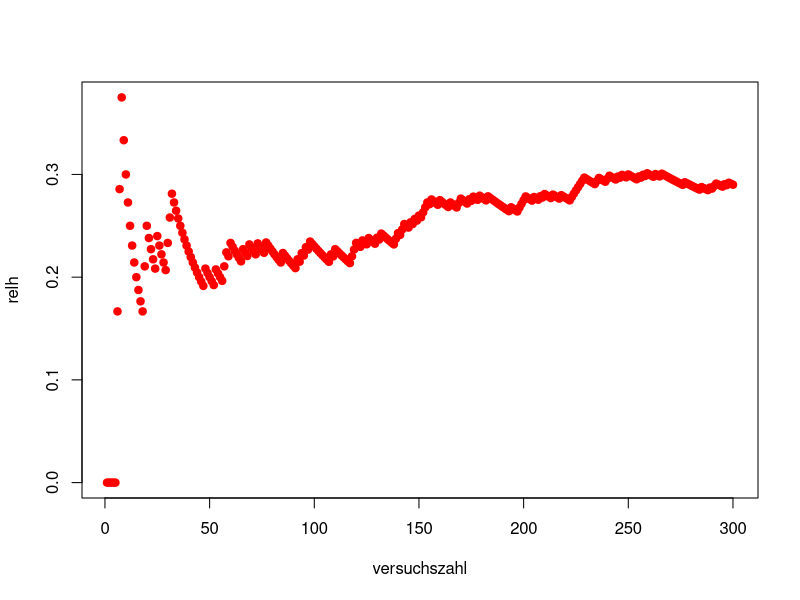
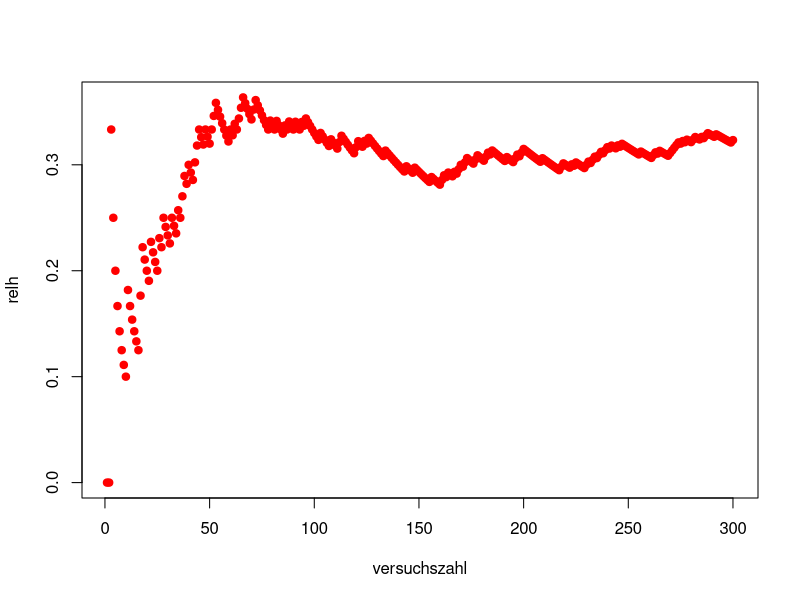
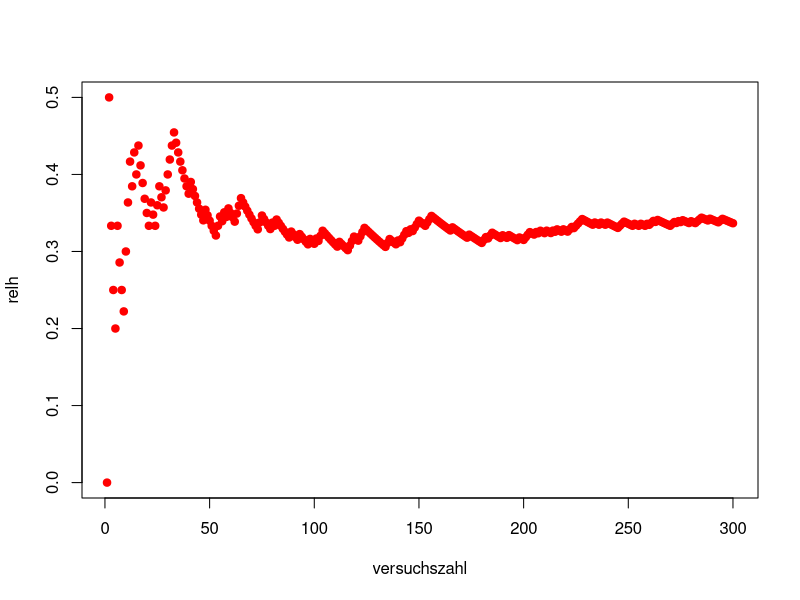
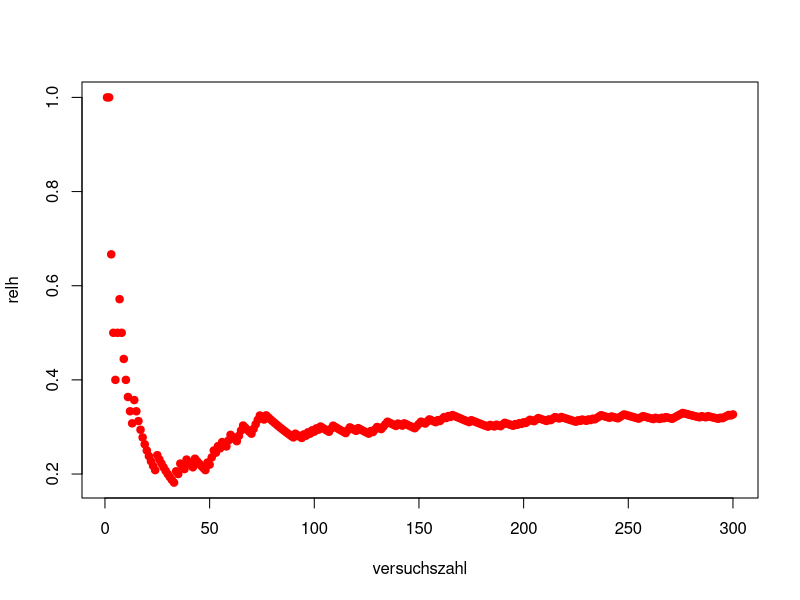
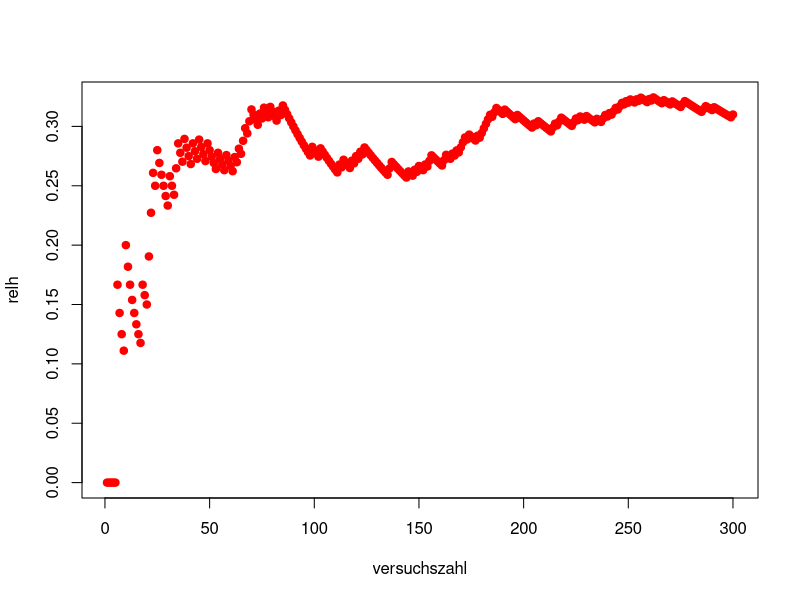

The R source for these figures, in order:
## ---- chunk 1
knitr::opts_chunk$set(echo = TRUE)
## ---- chunk 2
f1 <- function (x) {
  s <- sum(x)
  n <- length(x)
  ## Rueckgabewert arithmetisches Mittel 
  s/n
}
## ---- chunk 3
x <- c(12,4,13,77)
f1(x)
### pruefen mit mean(x), ob die obige Definition ein korrektes Ergebnis liefert. 
mean(x)
## ---- chunk 4
## Bezeichnung: DIe folgende Funktion "note4bg" liefert 
## eine Note für die Bestehensgrenze
note4bg <- function (ps,b) {
  # Parameter ps: ist eine prozentuale Punktesumme in der Klausur zwischen 0 und 100
  # Parameter b: ist die Bestehensgrenze von der Klausur, die zwischen 0 und 100 liegt
  # g5 ist die Grenze, ab der man noch eine 5 bekommt
  g5 <- b/2
  # g4 ist die Bestehensrenze, ab der man noch eine 4 bekommt
  g4 <- b
  # pschritt ist die prozentuale Schrittweite, ab der man eine besser Note bekommt
  pschritt <- (100 - b)/4
  # man muss durch 4 teilen, weil wir die Noten oberhalb der Bestehensgrenze 
  # zwischen 4 und 1 festlegen muessen. 
  g3 <- b + 1 * pschritt
  # g3 ist die Bestehensrenze, ab der man noch eine 3 bekommt
  g2 <- b + 2 * pschritt
  # g2 ist die Bestehensrenze, ab der man noch eine 2 bekommt
  g1 <- b + 3 * pschritt
  # g1 ist die Bestehensrenze, ab der man noch eine 1 bekommt
  # y ist der Notenvektor rep repliziert die Zahl 0
  # in einen Vektor mit length(ps) Kompenten
  y <- rep(0, length(ps))
  pos <- 1 
  ## Falls die erste Zeile in der Klausurtabelle die maximale Punktzahl der jeweiligen 
  ## Aufgabe angibt, muss pos auf 2 setzen. 
  while (pos <= length(ps)) {
    y[pos] <- if (ps[pos] < g5)  {
        6  
      } else {
        if (ps[pos] < g4) {
          5
        } else {
          if (ps[pos] < g3) {
            4
          } else {
            if (ps[pos] < g2) {
              3
            } else {
              if (ps[pos] < g1) {
                2
              } else {
                1
              }
            }
          }
        }
      }
      pos <- pos +1
  }

  ## Rueckgabewert Notenvektor y 
  y
}

x <- c(93,56,34)
note4bg(x,50)
x2 <- c(13,16,54,23,69)

note4bg(x2,15)
## ---- chunk 5
sniveau <- function (ps,sn) {
    ## sn ist die Anzahl der Schwierigkeitsniveaus 
    ## sn <- 5 bedeutet, dass 100% in 5 Schwierigkeitsniveaus 
    ## aequidistant zerlegt werden, d.h. [0,20),[20,40), [40,60), [80,100]
  
    niv4p <- rep(0, length(ps))

    pschritt <- 100 /sn

    pos <- 1

    while (pos <= length(ps)) {
      niv4p[pos] = 1;
      niv  <- 1
      while (niv <= sn) {
        ### Hier folgt die Niveauberechnung
        niv4oben  <- 100 - (niv-1) * pschritt
        niv4unten <- 100 -  niv    * pschritt
        if ((ps[pos] >= niv4unten) & (ps[pos] < niv4oben)) {
          niv4p[pos] <- niv
          print(paste("Punkte:",ps[pos]," Niveau: ",niv4unten,"-",niv4oben,"  niv4p[",pos,"]=",niv4p[pos]))
        }
        ### nächstes Niveau testen
        niv  <- niv + 1
      }
      if ((niv4p[pos] == 1) & (ps[pos] >= 100)) {
          print(paste("Punkte:",ps[pos],"Niveau: >=100  niv4p[",pos,"]=",niv4p[pos]))
      };
      # naechste Klausur
      pos <- pos + 1

    }
    ### Rückgabewert: Niveauvektor y
    niv4p
}

x3 <- c(23,15,99,79,62,12) # Prozent der Gesamtpunktzahl

sniveau(x3,5)
## ---- chunk 6
  A <- matrix(c(1,2,7, 4,5,6, 2,6,12), ncol=3)
    x <- c(0.8,0.1,0.9)
    b = A %*% x
    A
    #x
    #b
nv1 <- 1/( sum(A[,1]) ) * A[,1]
nv2 <- 1/( sum(A[,2]) ) * A[,2]
nv3 <- 1/( sum(A[,3]) ) * A[,3]

normA <- A
normA[,1] <- nv1  
normA[,2] <- nv2
normA[,3] <- nv3  

A
normA

#nv
#sum(nv)

#A[,2] <- nv
#A


## ---- chunk 7
# Manzahl  <- matrix(c(1,2,7, 4,5,6, 2,6,12), ncol=3)
# Mrichtig <- matrix(c(0,2,3, 4,1,2, 2,2,5), ncol=3)
# Mrelativ <- Mrichtig/Manzahl 

Aanzahl  <- c(2,5,9)
Arichtig <- c(2,1,8)
Afalsch <- Aanzahl - Arichtig
Afalsch
Arelativ <- Arichtig/Aanzahl

## ---- chunk 8
aniveau <- c(1,3,2,2,3,1)
aufgaben4niv <- c("Dies ist der Text für Niveau 1","Diese Aufgabe ist mittelschwer","Diese Aufgabe gibt die meisten und explizitesten Hilfen")
folgeaufgabe <- aniveau
pos <-1 
while (pos <= length(aniveau)) { 
  folgeaufgabe[pos] <- aufgaben4niv[aniveau[pos]]
  pos <- pos + 1
}
aniveau
folgeaufgabe

# Aufgabe für Schüler 3
folgeaufgabe[3]
## ---- chunk 9
# Versuchanzahl n
n <- 300
pos <- 3
# Theoretische Wahrscheinlichkeit p
tp <- 1/3
# Erzeugen eines Vektors mit vordefinierte Werten 
vr <- 5
## Vektor mit den Versuchszahlen erzeugen als x-Achse
versuchszahl <- 1:n
# versuchszahl
for (versuchsreihe in 1:vr) {
  vec_zz <- runif(n) 
  vec01   <- ifelse(vec_zz < tp, 1, 0)
  ## Nullvektoren für absolute und relative Häufigkeit initialisieren
  absh <- rep(0, n) 
  relh <- rep(0, n)
  # Vektor aus Zufallszahlen
  vectext <- ifelse(vec_zz < tp, "Treffer", "Niete")
  for (versuche in 1:n) {
    for (v in 1:versuche) {
        absh[versuche] <- absh[versuche] + vec01[v] 
    }
    ### relative Häufigkeit berechnen
    relh[versuche] <- absh[versuche]/versuche
  }
  plot(versuchszahl, relh, pch = 19, col = "red")
}
vec01
absh
relh
vectext
## ---- chunk 10
n <- 10
punkte_prozentual <- round(runif(n)*100) 
punkte_prozentual <- runif(n)*100 
feedbacksuper <- ifelse(
                   (punkte_prozentual > 80) & 
                   (punkte_prozentual <= 100), "super gemacht","")
feedbackgut <- ifelse(
                   ((punkte_prozentual > 50) & 
                   (punkte_prozentual <= 80)), "gut gemacht", "")
feedback <- paste(feedbacksuper,feedbackgut,sep="")

punkte_prozentual
feedback
## ---- chunk 11
a <- c(1,2,3,4,5)
a
b<-append(a,6)
b

## Erzeugen eines leeren Vektors, der die Würfelsequenz enthält
wurfsequenz <- numeric()

wuerfelwurf <- 0
while (wuerfelwurf < 6) {
  wuerfelwurf <- floor(6*runif(1)) + 1
  if (wuerfelwurf <= 6) {
    wurfsequenz <- append(wurfsequenz,wuerfelwurf) 
  }
} 
wurfsequenz
